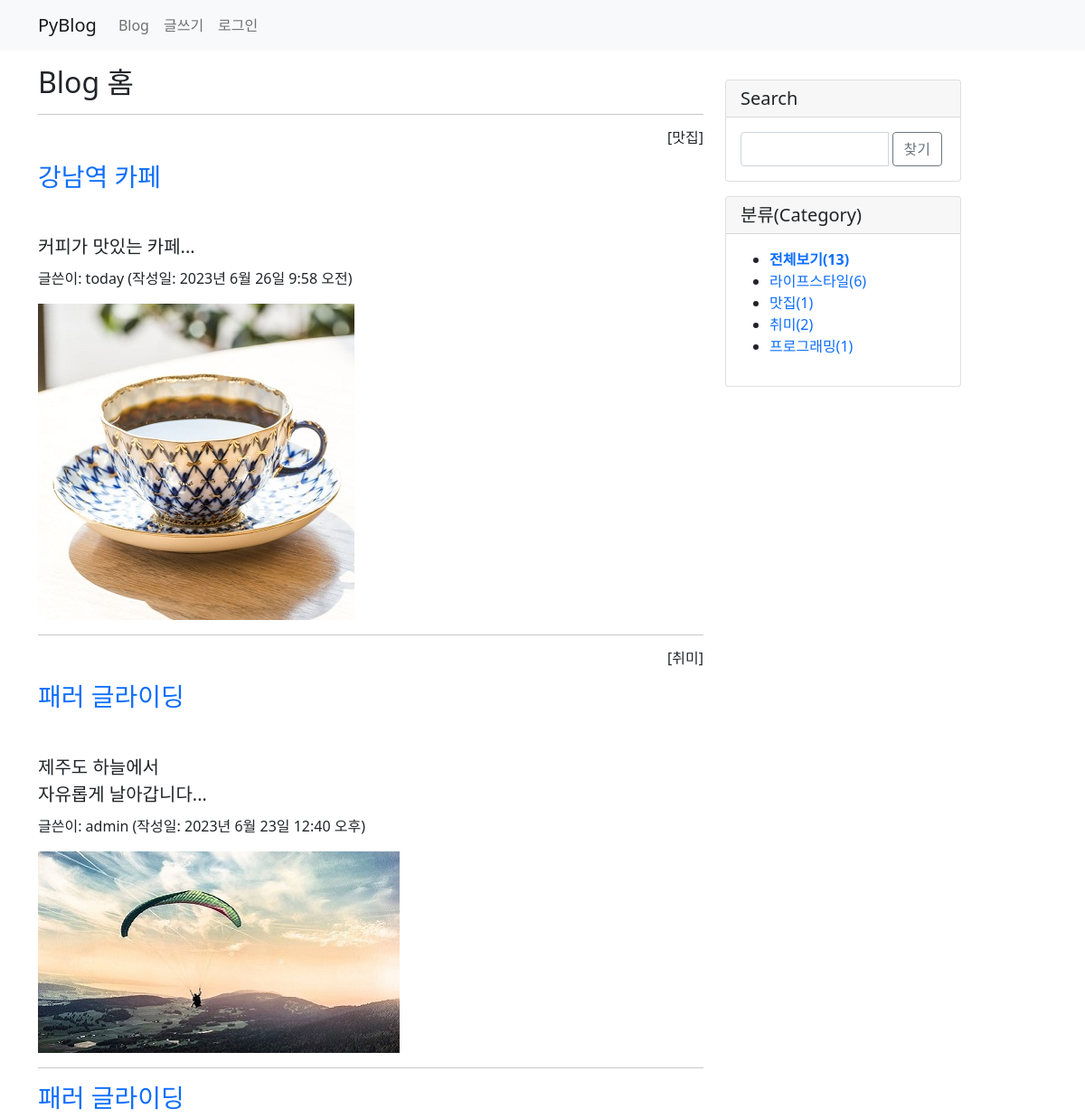
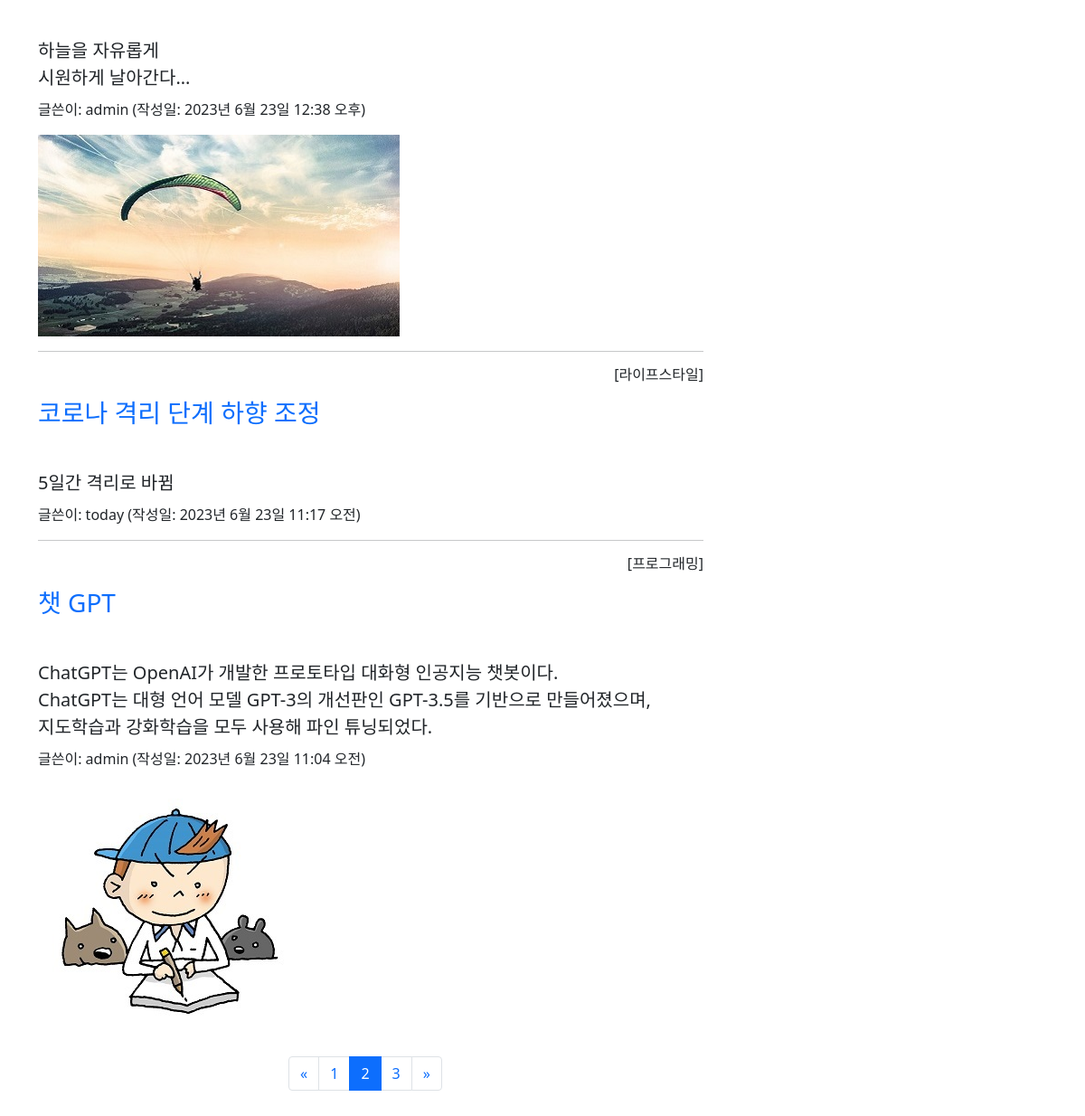
Screenshot of /blog/?page=2 with the database file from the repository (2 pictures, top to bottom).
### blog/models.py (models this page shows, shortened)
class Post(models.Model):
    author = models.ForeignKey(User, on_delete=models.CASCADE)
    title = models.CharField(max_length=100)  #제목
    content = models.TextField()              #내용
    pub_date = models.DateTimeField()         #발행일
    modify_date = models.DateTimeField(null=True, blank=True) #입력 폼이 비어도 됨
    photo = models.ImageField(upload_to='blog/images/%Y/%m/%d/',
                    null=True, blank=True)  #null 허용, 파일을 첨부하지 않을수 있음
    file = models.FileField(upload_to='blog/files/%Y/%m/%d/',
                    null=True, blank=True)
    category = models.ForeignKey(Category, null=True, blank=True,
                    on_delete=models.SET_NULL)

class Category(models.Model):
    name = models.CharField(max_length=50, unique=True)
    slug = models.SlugField(max_length=200, unique=True,
                allow_unicode=True)
    def __str__(self):
        return self.name
    def get_absolute_url(self):
        return reverse('blog:category_page', args=[self.slug])
    class Meta:
        ordering = ['name']  # 이름순 정렬
        verbose_name = 'category'
        verbose_name_plural = 'categories'

### blog/views.py (the view)
# urls.py: path('', views.post_list, name='post_list'), # 목록
def post_list(request):
    post_list = Post.objects.order_by('-pub_date') # 포스트 전체 검색
    categories = Category.objects.all() #카테고리 전체 검색
    total_post = len(post_list)
    kw = request.GET.get('kw', '')  #입력폼의 넘어온 키워드
    if kw:
        post_list = post_list.filter(
            Q(title__icontains=kw) |   #제목 검색
            Q(content__icontains=kw) | #내용 검색
            Q(author__username__icontains=kw) #글쓴이 검색
        ).distinct()
    page = request.GET.get('page', 1)
    paginator = Paginator(post_list, 5)  # 페이당 포스트 개수 - 5
    page_obj = paginator.get_page(page)
    context = {
        'post_list': page_obj,
        'categories': categories,
        'total_post': total_post,
        'kw': kw
    }
    return render(request, 'blog/post_list.html', context)

### templates/blog/post_list.html (shortened to what this page needs)
{% extends 'base.html' %}
{% block content %}
    <h2>Blog 홈</h2>
    {% if post_list %}
        {% for post in post_list %}
            <hr>
            {% if post.category %}
                <h6 class="text-end">[{{ post.category }}]</h6>
            {% endif %}
            <h3 class="my-3">
                <a href="{% url 'blog:detail' post.id %}">
                    {{ post.title }}
                </a>
            </h3>
            <h5 style="white-space: pre-line; line-height: 1.5">
                {{ post.content }}
            </h5>
            <p>글쓴이: {{ post.author }} (작성일: {{ post.pub_date }})
            </p>
            {% if post.photo %}
                <img src="{{ post.photo.url }}">
            {% endif %}
        {% endfor %}
    {% else %}
        <p>포스트가 없습니다.</p>
    {% endif %}
    <div class="row my-3">
        <ul class="pagination justify-content-center">
            {% if post_list.has_previous %}
                <li class="page-item">
                    <a class="page-link"
                       href="?page={{ post_list.previous_page_number }}">&laquo;</a>
                </li>
            {% else %}
                <li class="page-item disabled">
                    <a class="page-link" href="">&laquo;</a>
                </li>
            {% endif %}
            {% for page_number in post_list.paginator.page_range %}
                {% if page_number == post_list.number %}
                <li class="page-item active">
                    <a class="page-link" href="?page={{ page_number }}">
                        {{ page_number }}
                    </a>
                </li>
                {% else %}
                <li class="page-item">
                    <a class="page-link" href="?page={{ page_number }}">
                        {{ page_number }}
                    </a>
                </li>
                {% endif %}
            {% endfor %}
            {% if post_list.has_next %}
                <li class="page-item">
                    <a class="page-link"
                       href="?page={{ post_list.next_page_number }}">&raquo;</a>
                </li>
            {% else %}
                <li class="page-item disabled">
                    <a class="page-link" href="">&raquo;</a>
                </li>
            {% endif %}
        </ul>
    </div>
{% endblock %}

### templates/base.html (shortened to what this page needs)
<!DOCTYPE html>
<html lang="en">
{% load static %}
<head>
    <link rel="stylesheet" href="{% static 'blog/css/bootstrap.css' %}">
    <link rel="stylesheet" href="{% static 'blog/css/style.css' %}">
</head>
<body>
{% include 'navbar.html' %}
<div class="container my-3">
    <div class="row">
        <div class="col-8">
            {% block content %}
            {% endblock %}
        </div>
        <div class="col-4 col-lg-3">
            <div class="card my-3">
                <h5 class="card-header">Search</h5>
                <div class="card-body">
                    <div class="input-group">
                        <input type="text" class="kw form-control"
                                value="{{ kw }}">
                        <div class="input-group-append mx-1">
                            <button type="button" id="btn_search"
                                class="btn btn-outline-secondary">찾기</button>
                        </div>
                    </div>
                </div>
            </div>
            <div class="card my-3">
                <h5 class="card-header">분류(Category)</h5>
                <div class="card-body">
                    <ul>
                        <li>
                            <a href="{% url 'blog:post_list' %}">
                                {% if not current_category %}
                                    <b>전체보기({{ total_post }})</b>
                                {% else %}
                                    전체보기({{ total_post }})
                                {% endif %}
                            </a>
                        </li>
                        {% for category in categories %}
                            {% if current_category.slug == category.slug %}
                            <li style="background: #ff0">
                                <a href="{{ category.get_absolute_url }}">
                                {{ category.name }}({{ category.post_set.count }})
                                </a>
                            </li>
                            {% else %}
                            <li>
                                <a href="{{ category.get_absolute_url }}">
                                {{ category.name }}({{ category.post_set.count }})
                                </a>
                            </li>
                            {% endif %}
                        {% endfor %}
                    </ul>
                </div>
            </div>
        </div>
    </div>
</div>
</body>
</html>

### templates/navbar.html (shortened to what this page needs)
{% load socialaccount %}
<nav class="navbar navbar-expand-lg navbar-light bg-light">
  <div class="container">
    <a class="navbar-brand" href="/">PyBlog</a>
    <div class="collapse navbar-collapse" id="navbarNavDropdown">
      <ul class="navbar-nav">
        <li class="nav-item">
          <a class="nav-link" href="{% url 'blog:post_list' %}">Blog</a>
        </li>
        <li class="nav-item">
          <a class="nav-link" href="{% url 'blog:post_create' %}">글쓰기</a>
        </li>
      </ul>
      <ul class="navbar-nav ml-auto">
        {% if user.is_authenticated %}
          <li class="nav-item dropdown">
            <a class="nav-link dropdown-toggle" href="#" id="navbarDropdownMenuLink"
               data-bs-toggle="dropdown">{{ user.username }}</a>
            <div class="dropdown-menu" aria-labelledby="navbarDropdownMenuLink">
              <a class="dropdown-item" href="{% url 'common:logout' %}">로그아웃</a>
            </div>
          </li>
        {% else %}
          <li class="nav-item">
            <a class="nav-link" href="#" data-bs-target="#loginModal"
               data-bs-toggle="modal">로그인</a>
          </li>
        {% endif %}
      </ul>
    </div>
  </div>
</nav>

### static/blog/css/style.css (style rules this page uses)
a { text-decoration: none; }

### rows the page displays
Post: category "맛집", title "강남역 카페", content "커피가 맛있는 카페...", author "today", pub_date "2023년 6월 26일 9:58 오전", photo (picture)
Post: category "취미", title "패러 글라이딩", content "제주도 하늘에서 자유롭게 날아갑니다...", author "admin", pub_date "2023년 6월 23일 12:40 오후", photo (picture)
Post: title "패러 글라이딩", content "하늘을 자유롭게 시원하게 날아간다...", author "admin", pub_date "2023년 6월 23일 12:38 오후", photo (picture)
Post: category "라이프스타일", title "코로나 격리 단계 하향 조정", content "5일간 격리로 바뀜", author "today", pub_date "2023년 6월 23일 11:17 오전"
Post: category "프로그래밍", title "챗 GPT", content "ChatGPT는 OpenAI가 개발한 프로토타입 대화형 인공지능 챗봇이다. ChatGPT는 대형 언어 모델 GPT-3의 개선판인 GPT-3.5를 기반으로 만들어졌으며, 지도학습과 강화학습을 모두 사용해 파인 튜닝되었다.", author "admin", pub_date "2023년 6월 23일 11:04 오전", photo (picture)
Category: name "라이프스타일", post_set.count "6"
Category: name "맛집", post_set.count "1"
Category: name "취미", post_set.count "2"
Category: name "프로그래밍", post_set.count "1"

### other values shown
{{ page_number }} "1" "3"
{{ page_number }} "2"
{{ total_post }} "13"
